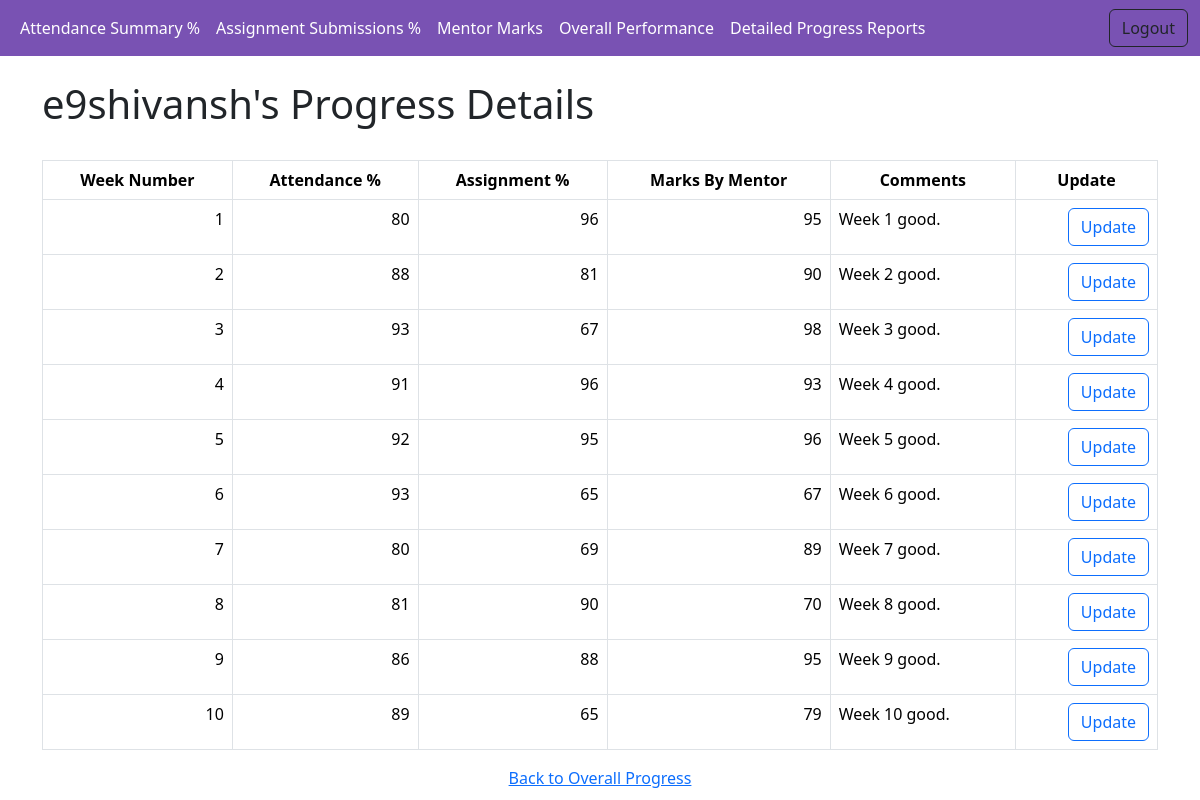
/student_detail/e9shivansh/ (signed in), run on the app's committed database.
### progress_app/models.py (models this page shows)
class ProgressReport(models.Model):
    user = models.ForeignKey(User, on_delete=models.CASCADE)
    week_number = models.PositiveIntegerField()
    attendance = models.PositiveIntegerField()
    assignment = models.PositiveIntegerField()
    marks = models.PositiveIntegerField()
    comments = models.TextField()

### progress_app/views.py (the view)
class StudentDetailView(LoginRequiredMixin, DetailView):
    model = User
    template_name = "progress_app/student_detail.html"
    context_object_name = "user"
    def get_object(self, queryset=None):
        username = self.kwargs.get("username", None)
        users = User.objects.filter(username=username)
        if not users.exists():
            raise Http404("User not found")
        return users.first()
    def get_context_data(self, **kwargs):
        context = super().get_context_data(**kwargs)
        context["progress_reports"] = ProgressReport.objects.filter(user=self.object)
        return context

### progress_app/templates/progress_app/student_detail.html
{% extends 'progress_app/base.html' %}
{% block content %}
  <div class="container mt-4">
    <h1>{{ user }}'s Progress Details</h1>
    <br />
    <table class="table table-bordered">
      <thead class="thead-dark">
        <tr>
          <th class="text-center" scope="col">Week Number</th>
          <th class="text-center" scope="col">Attendance %</th>
          <th class="text-center" scope="col">Assignment %</th>
          <th class="text-center" scope="col">Marks By Mentor</th>
          <th class="text-center" scope="col">Comments</th>
          <th class="text-center" scope="col">Update</th>
        </tr>
      </thead>
      <tbody>
        {% for progress_report in progress_reports %}
          <tr>
            <td class="text-end">{{ progress_report.week_number }}</td>
            <td class="text-end">{{ progress_report.attendance }}</td>
            <td class="text-end">{{ progress_report.assignment }}</td>
            <td class="text-end">{{ progress_report.marks }}</td>
            <td >{{ progress_report.comments }}</td>
            <td class="text-end">
              <a href="{% url 'progress_app:update_progress_report' progress_report.pk %}" class="btn btn-outline-primary">Update</a>
            </td>
          </tr>
        {% endfor %}
      </tbody>
    </table>
  </div>
  <div class="d-flex" style="justify-content: center;">
    <a class="back-button" href="{% url 'progress_app:overall_progress' %}">Back to Overall Progress</a>
  </div>
{% endblock %}

### data on the page
ProgressReport: week_number "1", attendance "80", assignment "96", marks "95", comments "Week 1 good."
ProgressReport: week_number "2", attendance "88", assignment "81", marks "90", comments "Week 2 good."
ProgressReport: week_number "3", attendance "93", assignment "67", marks "98", comments "Week 3 good."
ProgressReport: week_number "4", attendance "91", assignment "96", marks "93", comments "Week 4 good."
ProgressReport: week_number "5", attendance "92", assignment "95", marks "96", comments "Week 5 good."
ProgressReport: week_number "6", attendance "93", assignment "65", marks "67", comments "Week 6 good."
ProgressReport: week_number "7", attendance "80", assignment "69", marks "89", comments "Week 7 good."
ProgressReport: week_number "8", attendance "81", assignment "90", marks "70", comments "Week 8 good."
ProgressReport: week_number "9", attendance "86", assignment "88", marks "95", comments "Week 9 good."
ProgressReport: week_number "10", attendance "89", assignment "65", marks "79", comments "Week 10 good."

### other printed values
{{ user }} "e9shivansh"
